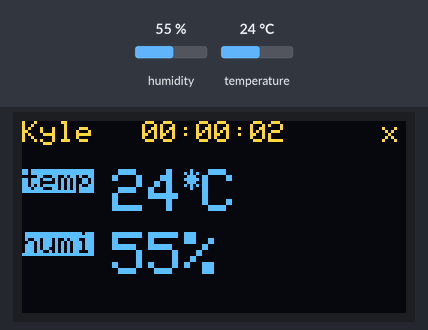
This sketch was run on a simulated Arduino Uno, built with avr-gcc and run on an emulated ATmega328P. Parts: 128×64 one-colour display. The inputs (shaded band) are chosen by the test bench; at power-on: humidity 55 %, temperature 24 °C. The OLED is the two-colour kind (top 16 rows yellow).

Above: at 1.9 s.
2.0 s: humidity set to 22 %
At 3.0 s:
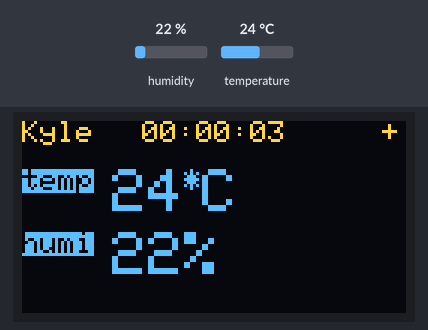
6.2 s: temperature set to 12 °C
At 7.2 s:
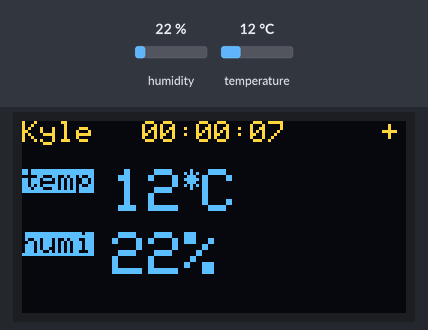
8.9 s: humidity set to 40 %
At 10.4 s:
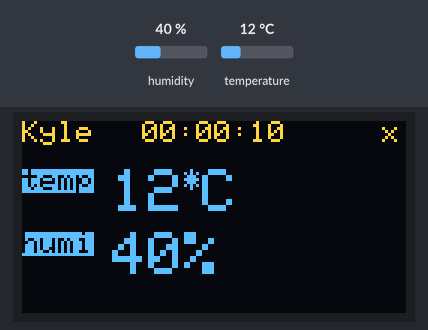
12.1 s: temperature set to 19 °C
At 13.2 s:
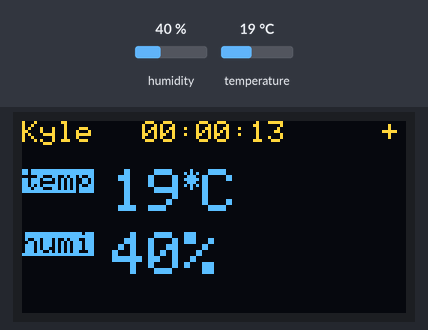
Timing chart, 0 to 15.1 s (numbered marks = the images above; inputs shaded):
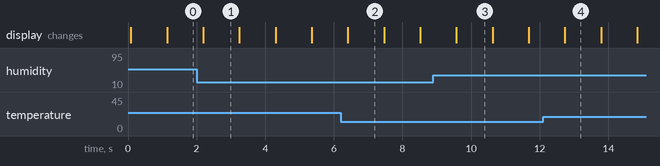

The sketch:

hygrothermograph.ino
```cpp
#include <SimpleDHT.h>
#include <Wire.h>
#include <math.h>
#include <Adafruit_SSD1306.h>

#define OLED_RESET    4
#define NUMFLAKES     10
#define XPOS          0
#define YPOS          1
#define DELTAY        2
#define DELAY         1

int pinDHT11 = 3;
byte temperature = 0;
byte humidity = 0;
SimpleDHT11 dht11;

Adafruit_SSD1306 display(OLED_RESET);

struct Time {
  unsigned int hour;
  unsigned char minute;
  unsigned char second;
};

Time upTime = {0, 0, 0};

void setup()   {
  Serial.begin(9600);

  display.begin(SSD1306_SWITCHCAPVCC, 0x3C);
}


void loop() {
  display.clearDisplay();
  display.setCursor(0, 0);
  display.setTextSize(1);
  display.setTextColor(WHITE);
  display.print("Kyle");

  display.setCursor(40, 0);
  increaseUpTime(&upTime);
  display.print(formatUpTime(&upTime));

  display.setCursor(128 - 8, 0);
  display.print(upTime.second % 2 ? "+" : "x");

  display.setCursor(0, 16);
  if (!dht11.read(pinDHT11, &temperature, &humidity, NULL)) {
    display.setTextSize(1);
    display.setTextColor(BLACK, WHITE);
    display.print("temp");
    display.setTextColor(WHITE);
    display.print(" ");
    display.setTextSize(2);
    display.print((int)temperature);
    display.setTextSize(1);
    display.print("*");
    display.setTextSize(2);
    display.println("C");

    display.setCursor(0, 16 * 2 + 5);
    display.setTextSize(1);
    display.setTextColor(BLACK, WHITE);
    display.print("humi");
    display.setTextColor(WHITE);
    display.print(" ");
    display.setTextSize(2);
    display.print((int)humidity);
    display.println("%");
  }
  else {
    display.setTextSize(4);
    display.print("ERROR");
  }

  display.display();

  // Delay between measurements.
  delay(DELAY * 1000);
}

String formatUpTime(Time *upTime) {
  String hh = String(upTime->hour);
  String mm = String(upTime->minute);
  String ss = String(upTime->second);

  return (upTime->hour > 9 ? hh : "0" + hh)
    + ":" + (upTime->minute > 9 ? mm : "0" + mm)
    + ":" + (upTime->second > 9 ? ss : "0" + ss);
}

void increaseUpTime(Time *upTime) {
  if (++upTime->second >= 60) {
    ++upTime->minute;
    upTime->second = 0;
  }
  if (upTime->minute >= 60) {
    ++upTime->hour;
    upTime->minute = 0;
  }
}
```

Measured:
- what the display in image 1 shows lasts 1.0 s, from 2.2 s to 3.2 s
